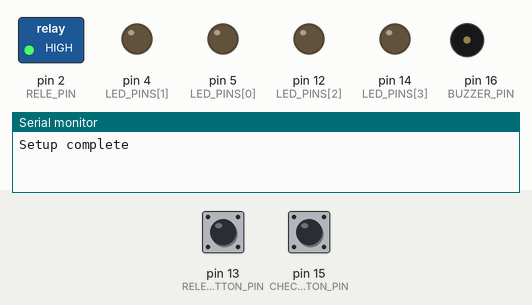
This sketch was run on a simulated Arduino Uno, built with avr-gcc and run on an emulated ATmega328P. Parts: switched loads named in the sketch (green lamp = pin HIGH), output pins drawn as LEDs (lit = HIGH), buzzer (waves = sounding, pin HIGH), the last lines printed to the serial monitor. The inputs (shaded band) are chosen by the test bench; at power-on: pin 15 (CHECK_BUTTON_PIN) HIGH, pin 13 (RELE_BUTTON_PIN) HIGH.

Above: at 1.2 s.
1.3 s: pin 15 (CHECK_BUTTON_PIN) pulled LOW for 0.15 s
At 2.1 s:
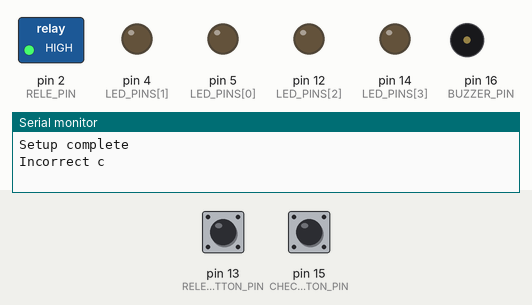
4.3 s: pin 13 (RELE_BUTTON_PIN) pulled LOW for 0.15 s
At 4.5 s:
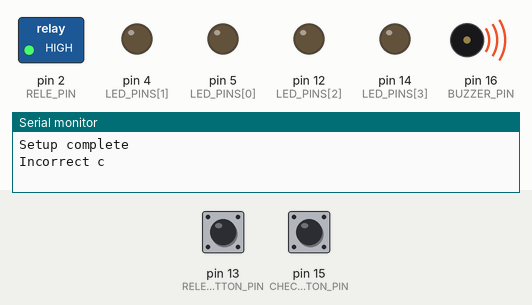
6.0 s: pin 13 (RELE_BUTTON_PIN) pulled LOW for 3.2 s
At 10.4 s:
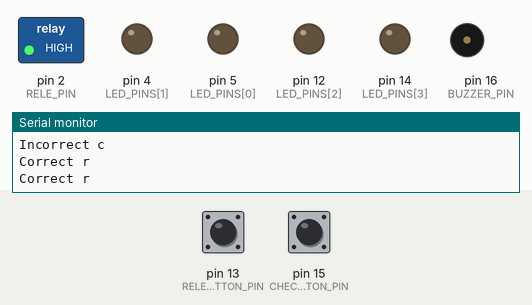
10.8 s: pin 15 (CHECK_BUTTON_PIN) pulled LOW for 1 s
At 11.6 s:
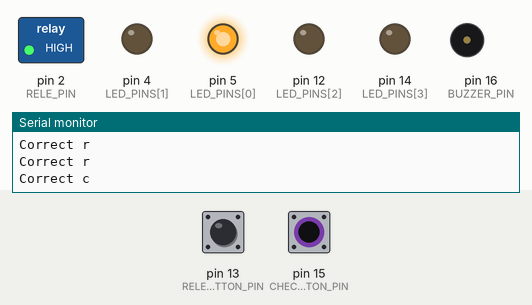
13.3 s: pin 13 (RELE_BUTTON_PIN) pulled LOW for 1 s
At 14.35 s:
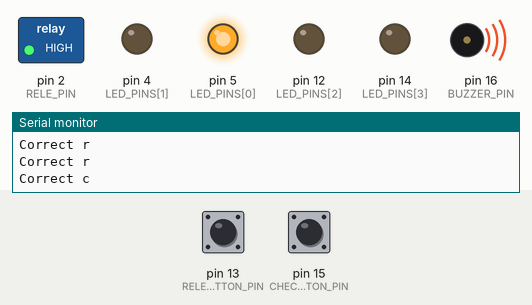
Timing chart, 0 to 16.3 s (numbered marks = the images above; inputs shaded):
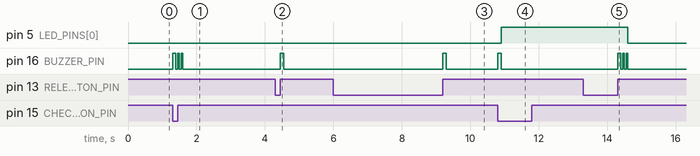

Measured:
- after the input at 1.3 s, pin 16 (BUZZER_PIN): alternates HIGH for 0.05 s and LOW for 0.05 s, 6 changes in all, then stays LOW, starting at once
- after the input at 4.3 s, pin 16 (BUZZER_PIN): LOW → HIGH after 0.15 s, → LOW 0.10 s later
- after the input at 6.0 s, pin 16 (BUZZER_PIN): LOW → HIGH after 3.2 s, → LOW 0.10 s later
- after the input at 10.8 s, pin 5 (LED_PINS[0]): LOW → HIGH after 0.10 s; pin 16 (BUZZER_PIN): LOW → HIGH at once, → LOW 0.10 s later
- after the input at 13.3 s, pin 5 (LED_PINS[0]): HIGH → LOW after 1.3 s; pin 16 (BUZZER_PIN): alternates HIGH for 0.05 s and LOW for 0.05 s, 6 changes in all, then stays LOW, starting after 1.0 s

The sketch:

Panel.ino
```cpp
const int LED_PINS[] = {5, 4, 12, 14};

const int RELE_BUTTON_PIN = 13;
const int CHECK_BUTTON_PIN = 15;
const int BUZZER_PIN = 16;
const int RELE_PIN = 2;

const char INPUT_SEQUENCE[] = {'r', 'r', 'c', 'c', 'r', 'c', 'c', 'c', 'c', 'r', 'c', 'r', 'c'};
const int INPUT_ACTIONS[] =   { -1,  -1,  0 ,  -1,  -1,  1,  -1,  -1,   2 ,  -1,  -1,  -1,  3};
int lastPressedButtonIndex = -1;

bool currentReleButtonState;
bool currentCheckButtonState;
bool isDone;
bool isLockClosed = true;

// the setup function runs once when you press reset or power the board
void setup() {
  // initialize digital pin LED_BUILTIN as an output.
  for(int i = 0; i < 4; i++){
    pinMode(LED_PINS[i], OUTPUT);
  }

  pinMode(RELE_BUTTON_PIN, INPUT_PULLUP);
  pinMode(CHECK_BUTTON_PIN, INPUT_PULLUP);
  pinMode(BUZZER_PIN, OUTPUT);
  pinMode(RELE_PIN, OUTPUT);
  closeLock();

  currentReleButtonState = digitalRead(RELE_BUTTON_PIN);
  currentCheckButtonState = digitalRead(CHECK_BUTTON_PIN);

  Serial.begin(9600);
  Serial.write("Setup complete\n");
}

// the loop function runs over and over again forever
void loop() {
  if(isCheckButtonPressedUp()){
    makeSound();
    buttonPressed('c');
  }
  if(isReleButtonPressedUp()){
    makeSound();
    buttonPressed('r');
  }
}

bool isReleButtonPressedUp(){
  int newReleButtonState = digitalRead(RELE_BUTTON_PIN);
  //Serial.write("newReleButtonState "); Serial.print(newReleButtonState); Serial.write("\n");
  bool lastReleButtonState = currentReleButtonState;
  currentReleButtonState = newReleButtonState;
  return currentReleButtonState && !lastReleButtonState;
}

bool isCheckButtonPressedUp(){
  bool newCheckButtonState = digitalRead(CHECK_BUTTON_PIN);
  //Serial.write("newCheckButtonState "); Serial.print(newCheckButtonState); Serial.write("\n");
  bool lastCheckButtonState = currentCheckButtonState;
  currentCheckButtonState = newCheckButtonState;
  return !currentCheckButtonState && lastCheckButtonState;
}
void blinkAll(){
  ledOn(LED_PINS[2]);
  ledOn(LED_PINS[3]);

  delay(500);

  ledOff(LED_PINS[2]);
  ledOff(LED_PINS[3]);

  delay(500);
}

void ledOn(int pin){
  digitalWrite(pin, HIGH);
}

void ledOff(int pin){
  digitalWrite(pin, LOW);
}

void toggleLed(int pin){
  int state = digitalRead(pin);
  if(state){
    ledOff(pin);
  }
  else{
    ledOn(pin);
  }
}

void makeSound(){
  digitalWrite(BUZZER_PIN ,HIGH);
  delay(100);
  digitalWrite(BUZZER_PIN, LOW);
}

void makeShortSound(){
  digitalWrite(BUZZER_PIN ,HIGH);
  delay(50);
  digitalWrite(BUZZER_PIN, LOW);
}

void makeFinishSound(){
  makeSound();
  delay(100);
  makeSound();
  delay(100);
  makeSound();
}

void makeErrorSound(){
  makeShortSound();
  delay(50);
  makeShortSound();
}

void buttonPressed(char button){
  int currentButtonIndexToCheck = lastPressedButtonIndex + 1;
  if(isDone){
    openLock();
    delay(2000);
    closeLock();
    return;
  }
  if(INPUT_SEQUENCE[currentButtonIndexToCheck] == button){
    // Correct
    Serial.write("Correct "); Serial.print(button); Serial.write("\n");
    int inputAction = INPUT_ACTIONS[currentButtonIndexToCheck];
    if(inputAction > -1){
      doAction(inputAction);
    }
    lastPressedButtonIndex = currentButtonIndexToCheck;
  }
  else{
    // Incorrect
    Serial.write("Incorrect "); Serial.print(button); Serial.write("\n");
    delay(50);
    makeErrorSound();
    lastPressedButtonIndex = -1;
    for(int i = 0;i < 4; i++){
      ledOff(LED_PINS[i]);
    }
  }
}

void doAction(int inputAction){
  int ledIndex = inputAction;
  ledOn(LED_PINS[ledIndex]);
  if(inputAction == 3){
    isDone = true;
    delay(500);
    makeFinishSound();
    for(;;){
      toggleLock();
      delay(2000);
    }
  }
}

void openLock(){
  digitalWrite(RELE_PIN, LOW);
  isLockClosed = false;
}

void closeLock(){
  digitalWrite(RELE_PIN, HIGH);
  isLockClosed = true;
}

void toggleLock(){
  if(isLockClosed){
    openLock();
  }
  else{
    closeLock();
  }
}
```
